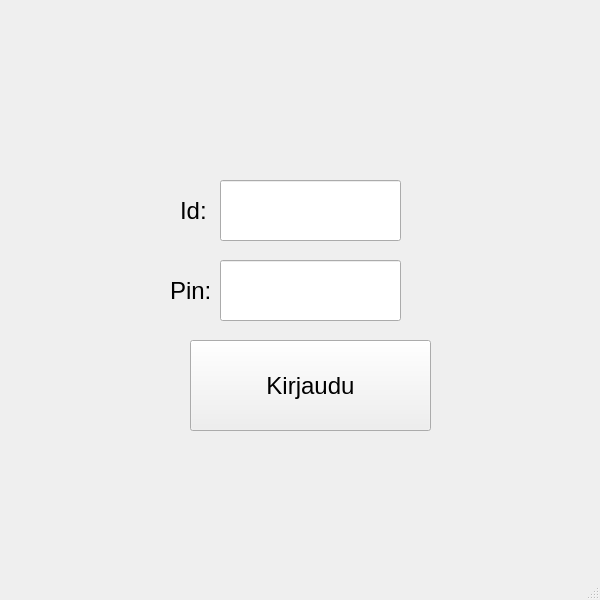
<?xml version="1.0" encoding="UTF-8"?>
<ui version="4.0">
 <class>MainWindow</class>
 <widget class="QMainWindow" name="MainWindow">
  <property name="geometry">
   <rect>
    <x>0</x>
    <y>0</y>
    <width>600</width>
    <height>600</height>
   </rect>
  </property>
  <property name="windowTitle">
   <string>MainWindow</string>
  </property>
  <widget class="QWidget" name="centralwidget">
   <widget class="QPushButton" name="btnKirjaudu">
    <property name="geometry">
     <rect>
      <x>190</x>
      <y>340</y>
      <width>241</width>
      <height>91</height>
     </rect>
    </property>
    <property name="font">
     <font>
      <pointsize>18</pointsize>
     </font>
    </property>
    <property name="text">
     <string>Kirjaudu</string>
    </property>
   </widget>
   <widget class="QLabel" name="labelId">
    <property name="geometry">
     <rect>
      <x>180</x>
      <y>180</y>
      <width>41</width>
      <height>61</height>
     </rect>
    </property>
    <property name="font">
     <font>
      <pointsize>18</pointsize>
     </font>
    </property>
    <property name="text">
     <string>Id:</string>
    </property>
   </widget>
   <widget class="QLabel" name="labelPin">
    <property name="geometry">
     <rect>
      <x>170</x>
      <y>260</y>
      <width>51</width>
      <height>61</height>
     </rect>
    </property>
    <property name="font">
     <font>
      <pointsize>18</pointsize>
     </font>
    </property>
    <property name="text">
     <string>Pin:</string>
    </property>
   </widget>
   <widget class="QLineEdit" name="lineEditId">
    <property name="geometry">
     <rect>
      <x>220</x>
      <y>180</y>
      <width>181</width>
      <height>61</height>
     </rect>
    </property>
    <property name="font">
     <font>
      <pointsize>18</pointsize>
     </font>
    </property>
   </widget>
   <widget class="QLineEdit" name="lineEditPin">
    <property name="geometry">
     <rect>
      <x>220</x>
      <y>260</y>
      <width>181</width>
      <height>61</height>
     </rect>
    </property>
    <property name="font">
     <font>
      <pointsize>18</pointsize>
     </font>
    </property>
   </widget>
   <widget class="QLabel" name="labelLoginTest">
    <property name="geometry">
     <rect>
      <x>80</x>
      <y>110</y>
      <width>411</width>
      <height>51</height>
     </rect>
    </property>
    <property name="font">
     <font>
      <pointsize>18</pointsize>
     </font>
    </property>
    <property name="text">
     <string/>
    </property>
   </widget>
  </widget>
  <widget class="QMenuBar" name="menubar">
   <property name="geometry">
    <rect>
     <x>0</x>
     <y>0</y>
     <width>600</width>
     <height>21</height>
    </rect>
   </property>
  </widget>
  <widget class="QStatusBar" name="statusbar"/>
 </widget>
 <resources/>
 <connections/>
</ui>
